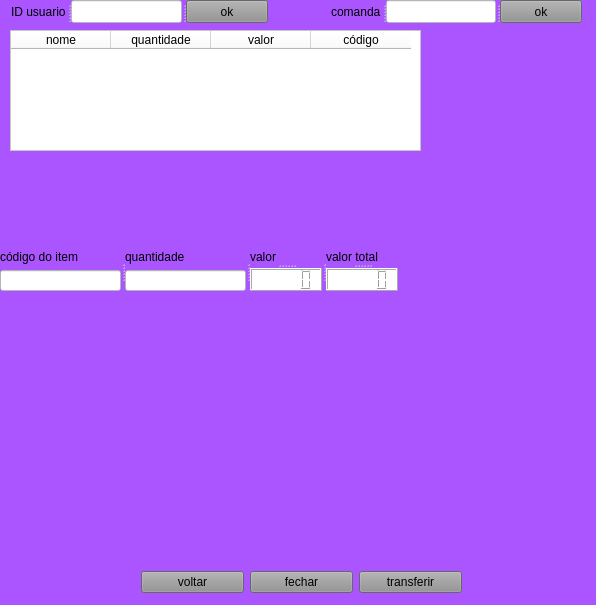
<?xml version="1.0" encoding="UTF-8"?>
<ui version="4.0">
 <class>Form</class>
 <widget class="QWidget" name="Form">
  <property name="geometry">
   <rect>
    <x>0</x>
    <y>0</y>
    <width>596</width>
    <height>605</height>
   </rect>
  </property>
  <property name="windowTitle">
   <string>Form</string>
  </property>
  <property name="styleSheet">
   <string notr="true">background-color: rgb(170, 85, 255);</string>
  </property>
  <widget class="QTableWidget" name="tb_comanda">
   <property name="geometry">
    <rect>
     <x>10</x>
     <y>30</y>
     <width>411</width>
     <height>121</height>
    </rect>
   </property>
   <property name="styleSheet">
    <string notr="true">background-color: rgb(255, 255, 255);</string>
   </property>
   <column>
    <property name="text">
     <string>nome</string>
    </property>
   </column>
   <column>
    <property name="text">
     <string>quantidade</string>
    </property>
   </column>
   <column>
    <property name="text">
     <string>valor</string>
    </property>
   </column>
   <column>
    <property name="text">
     <string>código</string>
    </property>
   </column>
  </widget>
  <widget class="QLabel" name="lbl_valortotal">
   <property name="geometry">
    <rect>
     <x>420</x>
     <y>170</y>
     <width>131</width>
     <height>16</height>
    </rect>
   </property>
   <property name="text">
    <string/>
   </property>
  </widget>
  <widget class="QWidget" name="layoutWidget">
   <property name="geometry">
    <rect>
     <x>141</x>
     <y>570</y>
     <width>321</width>
     <height>25</height>
    </rect>
   </property>
   <layout class="QHBoxLayout" name="horizontalLayout_3">
    <item>
     <widget class="QPushButton" name="bt_voltar">
      <property name="styleSheet">
       <string notr="true">background-color: rgb(144, 144, 144);</string>
      </property>
      <property name="text">
       <string>voltar</string>
      </property>
     </widget>
    </item>
    <item>
     <widget class="QPushButton" name="bt_fechar">
      <property name="styleSheet">
       <string notr="true">background-color: rgb(144, 144, 144);</string>
      </property>
      <property name="text">
       <string>fechar</string>
      </property>
     </widget>
    </item>
    <item>
     <widget class="QPushButton" name="bt_transferir">
      <property name="styleSheet">
       <string notr="true">background-color: rgb(144, 144, 144);</string>
      </property>
      <property name="text">
       <string>transferir</string>
      </property>
     </widget>
    </item>
   </layout>
  </widget>
  <widget class="QSplitter" name="splitter_3">
   <property name="geometry">
    <rect>
     <x>0</x>
     <y>250</y>
     <width>398</width>
     <height>41</height>
    </rect>
   </property>
   <property name="orientation">
    <enum>Qt::Horizontal</enum>
   </property>
   <widget class="QWidget" name="layoutWidget">
    <layout class="QVBoxLayout" name="verticalLayout_3">
     <item>
      <widget class="QLabel" name="lbl_codigo">
       <property name="text">
        <string>código do item</string>
       </property>
      </widget>
     </item>
     <item>
      <widget class="QLineEdit" name="lne_codigo">
       <property name="styleSheet">
        <string notr="true">background-color: rgb(255, 255, 255);</string>
       </property>
      </widget>
     </item>
    </layout>
   </widget>
   <widget class="QWidget" name="layoutWidget">
    <layout class="QVBoxLayout" name="verticalLayout_2">
     <item>
      <widget class="QLabel" name="lbl_quantidade">
       <property name="text">
        <string>quantidade</string>
       </property>
      </widget>
     </item>
     <item>
      <widget class="QLineEdit" name="lne_quantidade">
       <property name="styleSheet">
        <string notr="true">background-color: rgb(255, 255, 255);</string>
       </property>
      </widget>
     </item>
    </layout>
   </widget>
   <widget class="QSplitter" name="splitter_2">
    <property name="orientation">
     <enum>Qt::Vertical</enum>
    </property>
    <widget class="QLabel" name="lbl_valor_2">
     <property name="text">
      <string>valor</string>
     </property>
    </widget>
    <widget class="QLCDNumber" name="lcd_valor">
     <property name="styleSheet">
      <string notr="true">background-color: rgb(255, 255, 255);</string>
     </property>
    </widget>
   </widget>
   <widget class="QSplitter" name="splitter">
    <property name="orientation">
     <enum>Qt::Vertical</enum>
    </property>
    <widget class="QLabel" name="lbl_valor">
     <property name="text">
      <string>valor total</string>
     </property>
    </widget>
    <widget class="QLCDNumber" name="lcd_valort">
     <property name="styleSheet">
      <string notr="true">background-color: rgb(255, 255, 255);</string>
     </property>
    </widget>
   </widget>
  </widget>
  <widget class="QSplitter" name="splitter_4">
   <property name="geometry">
    <rect>
     <x>11</x>
     <y>0</y>
     <width>257</width>
     <height>23</height>
    </rect>
   </property>
   <property name="orientation">
    <enum>Qt::Horizontal</enum>
   </property>
   <widget class="QLabel" name="lbl_ID">
    <property name="text">
     <string>ID usuario</string>
    </property>
   </widget>
   <widget class="QLineEdit" name="lne_ID">
    <property name="styleSheet">
     <string notr="true">background-color: rgb(255, 255, 255);</string>
    </property>
    <property name="inputMethodHints">
     <set>Qt::ImhHiddenText|Qt::ImhNoAutoUppercase|Qt::ImhNoPredictiveText|Qt::ImhSensitiveData</set>
    </property>
    <property name="echoMode">
     <enum>QLineEdit::Password</enum>
    </property>
   </widget>
   <widget class="QPushButton" name="bt_okID">
    <property name="styleSheet">
     <string notr="true">background-color: rgb(144, 144, 144);</string>
    </property>
    <property name="text">
     <string>ok</string>
    </property>
   </widget>
  </widget>
  <widget class="QSplitter" name="splitter_5">
   <property name="geometry">
    <rect>
     <x>331</x>
     <y>0</y>
     <width>251</width>
     <height>23</height>
    </rect>
   </property>
   <property name="orientation">
    <enum>Qt::Horizontal</enum>
   </property>
   <widget class="QLabel" name="lbl_comanda">
    <property name="text">
     <string>comanda</string>
    </property>
   </widget>
   <widget class="QLineEdit" name="lne_comanda">
    <property name="styleSheet">
     <string notr="true">background-color: rgb(255, 255, 255);</string>
    </property>
   </widget>
   <widget class="QPushButton" name="bt_okcom">
    <property name="styleSheet">
     <string notr="true">background-color: rgb(144, 144, 144);
</string>
    </property>
    <property name="text">
     <string>ok</string>
    </property>
   </widget>
  </widget>
 </widget>
 <resources/>
 <connections/>
</ui>
